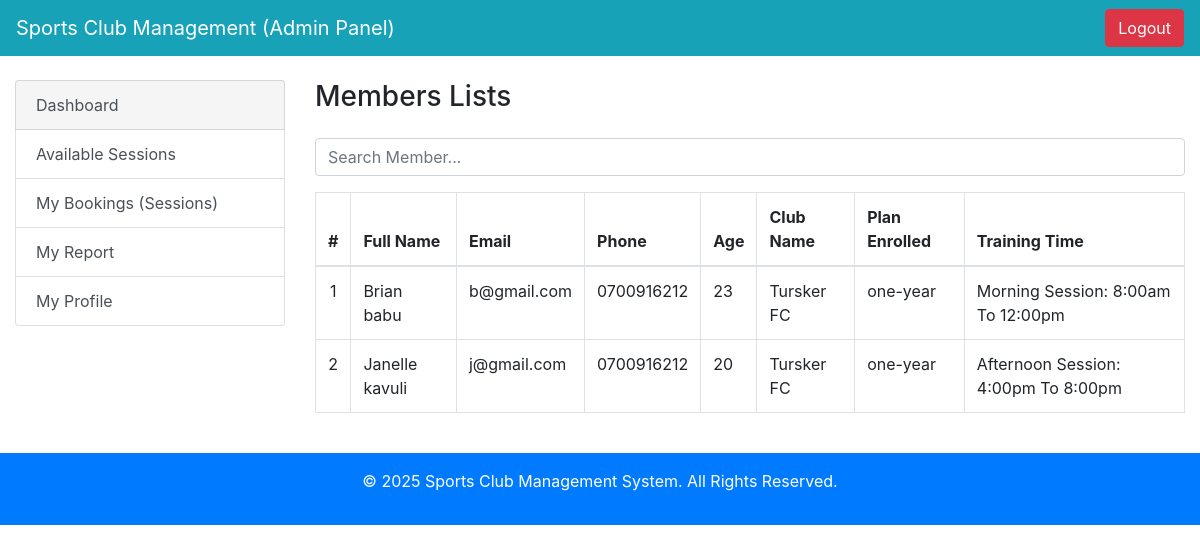
Page /members-lists.php on the committed database.
### tables this page shows
CREATE TABLE `members` (
  `member_id` int(11) NOT NULL,
  `firstname` varchar(50) NOT NULL,
  `lastname` varchar(50) NOT NULL,
  `email` varchar(100) NOT NULL,
  `phone` varchar(15) NOT NULL,
  `age` int(11) NOT NULL,
  `club_id` int(11) NOT NULL,
  `plan_id` int(11) NOT NULL,
  `training_time` varchar(100) NOT NULL,
  `password` varchar(255) NOT NULL,
  `meStatus` varchar(120) NOT NULL DEFAULT 'Approved',
  `created_at` timestamp NOT NULL DEFAULT current_timestamp()
);

CREATE TABLE `club_services` (
  `club_id` int(11) NOT NULL,
  `name` varchar(255) NOT NULL,
  `position` varchar(255) NOT NULL,
  `goal` text NOT NULL,
  `created_at` timestamp NOT NULL DEFAULT current_timestamp(),
  `club_del` varchar(120) NOT NULL DEFAULT 'present'
);

CREATE TABLE `plans` (
  `plan_id` int(11) NOT NULL,
  `planname` varchar(255) NOT NULL,
  `planLength` varchar(120) NOT NULL,
  `fees` decimal(10,2) NOT NULL,
  `planend` varchar(120) NOT NULL,
  `plan_del` varchar(120) NOT NULL DEFAULT 'present'
);

### members-lists.php (the view, shortened to what this page needs)
<?php
include_once("includes/connection.php");
?>
<!DOCTYPE html>
<html lang="en">
<head>
  <link href="https://stackpath.bootstrapcdn.com/bootstrap/4.5.2/css/bootstrap.min.css" rel="stylesheet">
</head>
<body>
  <nav class="navbar navbar-expand-lg navbar-dark bg-info">
    <a class="navbar-brand" href="#">Sports Club Management (Admin Panel)</a>
    <div class="collapse navbar-collapse" id="navbarNav">
      <ul class="navbar-nav ml-auto">
        <li class="nav-item">
          <button class="btn btn-danger"><a href="login.php" style="color:white;">Logout</a></button>
        </li>
      </ul>
    </div>
  </nav>
  <div class="container-fluid mt-4">
    <div class="row">
      <div class="col-md-3">
        <?php include_once("includes/sidebar.php"); ?>
      </div>
      <div class="col-md-9">
        <div class="d-flex justify-content-between align-items-center mb-3">
          <h3>Members Lists</h3>
        </div>
        <div class="mb-3">
          <input type="text" id="searchInput" class="form-control" placeholder="Search Member...">
        </div>
        <table class="table table-bordered" id="staffTable">
          <thead>
            <tr>
              <th>#</th>
              <th>Full Name</th>
              <th>Email</th>
              <th>Phone</th>
              <th>Age</th>
              <th>Club Name</th>
              <th>Plan Enrolled</th>
              <th>Training Time</th>
            </tr>
          </thead>
          <tbody>
          <?php
    $cnt=1;
      $dis = mysqli_query($conn,"select * from members join club_services on members.club_id= club_services.club_id join plans on members.plan_id=plans.plan_id");
      while($rows=mysqli_fetch_array($dis)){
        ?>
            <tr>
                <td class="text-center"><?php echo $cnt;?></td>
                 <td><?php echo $rows['firstname'] . " ".$rows['lastname'] ?> </td>
                 <td><?php echo $rows['email'] ?></td>
                 <td><?php echo $rows['phone'] ?></td>
                 <td><?php echo $rows['age'] ?></td>
                 <td><?php echo $rows['name'] ?></td>
                 <td><?php echo $rows['planname'] ?></td>
                 <td><?php echo $rows['training_time'] ?></td>
            </tr>
        <?php
        $cnt=$cnt+1;
      }
    ?>
          </tbody>
        </table>
      </div>
    </div>
  </div>
  <?php include_once("includes/footer.php"); ?>
</body>
</html>

### rows in the picture
members: firstname "Brian", lastname "babu", email "b@gmail.com", phone "0700916212", age "23", club.name "Tursker FC", plan.planname "one-year", training_time "Morning Session: 8:00am To 12:00pm"
members: firstname "Janelle", lastname "kavuli", email "j@gmail.com", phone "0700916212", age "20", club.name "Tursker FC", plan.planname "one-year", training_time "Afternoon Session: 4:00pm To 8:00pm"
